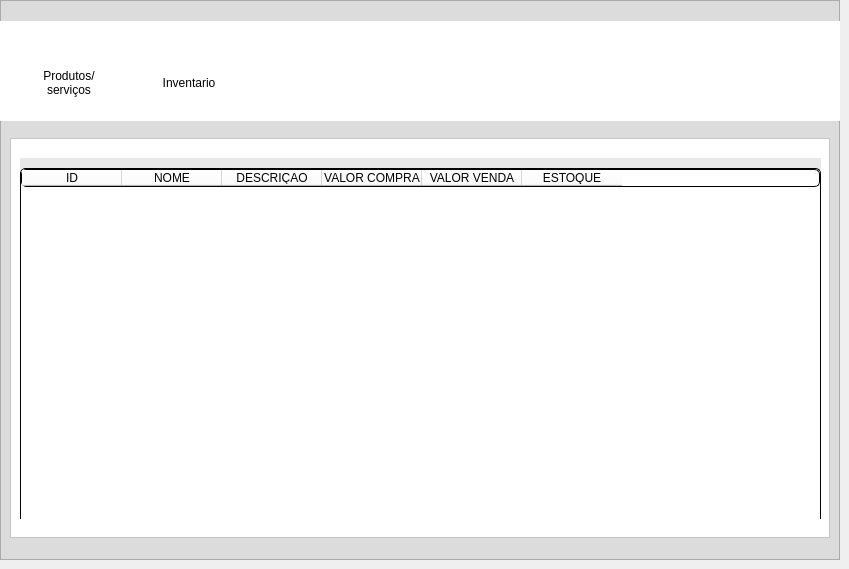
            <widget class="QWidget" name="produtos">
             <attribute name="title">
              <string>Produtos</string>
             </attribute>
             <widget class="QFrame" name="fr_primarioprodutos">
              <property name="geometry">
               <rect>
                <x>0</x>
                <y>0</y>
                <width>840</width>
                <height>560</height>
               </rect>
              </property>
              <property name="minimumSize">
               <size>
                <width>840</width>
                <height>560</height>
               </size>
              </property>
              <property name="maximumSize">
               <size>
                <width>16777215</width>
                <height>560</height>
               </size>
              </property>
              <property name="styleSheet">
               <string notr="true">background-color: rgb(220, 220, 220);</string>
              </property>
              <property name="frameShape">
               <enum>QFrame::StyledPanel</enum>
              </property>
              <property name="frameShadow">
               <enum>QFrame::Raised</enum>
              </property>
              <widget class="QFrame" name="men_interno_produtos">
               <property name="geometry">
                <rect>
                 <x>-1</x>
                 <y>21</y>
                 <width>841</width>
                 <height>100</height>
                </rect>
               </property>
               <property name="maximumSize">
                <size>
                 <width>16777215</width>
                 <height>100</height>
                </size>
               </property>
               <property name="styleSheet">
                <string notr="true">background-color: rgb(255, 255, 255);

border:noborder;</string>
               </property>
               <property name="frameShape">
                <enum>QFrame::StyledPanel</enum>
               </property>
               <property name="frameShadow">
                <enum>QFrame::Raised</enum>
               </property>
               <widget class="QPushButton" name="bt_inventario">
                <property name="geometry">
                 <rect>
                  <x>140</x>
                  <y>0</y>
                  <width>100</width>
                  <height>95</height>
                 </rect>
                </property>
                <property name="minimumSize">
                 <size>
                  <width>100</width>
                  <height>95</height>
                 </size>
                </property>
                <property name="maximumSize">
                 <size>
                  <width>100</width>
                  <height>95</height>
                 </size>
                </property>
                <property name="styleSheet">
                 <string notr="true">background-color: qradialgradient(spread:pad, cx:0.5, cy:0.5, radius:0.5, fx:0.5, fy:0.5, stop:0 rgba(0, 0, 0, 0));
border:noborder;</string>
                </property>
                <property name="text">
                 <string>

Inventario</string>
                </property>
                <property name="icon">
                 <iconset>
                  <normaloff>../Projeto_integrador/Telas/Repono/Produtos/Incones/icon_inventario.png</normaloff>../Projeto_integrador/Telas/Repono/Produtos/Incones/icon_inventario.png</iconset>
                </property>
                <property name="iconSize">
                 <size>
                  <width>35</width>
                  <height>35</height>
                 </size>
                </property>
               </widget>
               <widget class="QPushButton" name="bt_produtos">
                <property name="geometry">
                 <rect>
                  <x>20</x>
                  <y>0</y>
                  <width>100</width>
                  <height>95</height>
                 </rect>
                </property>
                <property name="minimumSize">
                 <size>
                  <width>100</width>
                  <height>95</height>
                 </size>
                </property>
                <property name="maximumSize">
                 <size>
                  <width>100</width>
                  <height>95</height>
                 </size>
                </property>
                <property name="styleSheet">
                 <string notr="true">background-color: qradialgradient(spread:pad, cx:0.5, cy:0.5, radius:0.5, fx:0.5, fy:0.5, stop:0 rgba(0, 0, 0, 0));
border:noborder;</string>
                </property>
                <property name="text">
                 <string>

Produtos/
serviços</string>
                </property>
                <property name="iconSize">
                 <size>
                  <width>35</width>
                  <height>35</height>
                 </size>
                </property>
               </widget>
               <widget class="QLabel" name="icon_produtos">
                <property name="geometry">
                 <rect>
                  <x>40</x>
                  <y>10</y>
                  <width>44</width>
                  <height>44</height>
                 </rect>
                </property>
                <property name="minimumSize">
                 <size>
                  <width>44</width>
                  <height>44</height>
                 </size>
                </property>
                <property name="maximumSize">
                 <size>
                  <width>44</width>
                  <height>44</height>
                 </size>
                </property>
                <property name="styleSheet">
                 <string notr="true">background-color: qradialgradient(spread:pad, cx:0.5, cy:0.5, radius:0.5, fx:0.5, fy:0.5, stop:0 rgba(0, 0, 0, 0));
border:noborder;</string>
                </property>
                <property name="text">
                 <string/>
                </property>
                <property name="pixmap">
                 <pixmap>Produtos/PNG/produtos.png</pixmap>
                </property>
                <property name="scaledContents">
                 <bool>true</bool>
                </property>
               </widget>
               <widget class="QLabel" name="icon_inventario">
                <property name="geometry">
                 <rect>
                  <x>170</x>
                  <y>10</y>
                  <width>44</width>
                  <height>44</height>
                 </rect>
                </property>
                <property name="minimumSize">
                 <size>
                  <width>44</width>
                  <height>44</height>
                 </size>
                </property>
                <property name="maximumSize">
                 <size>
                  <width>44</width>
                  <height>44</height>
                 </size>
                </property>
                <property name="text">
                 <string/>
                </property>
                <property name="pixmap">
                 <pixmap>Produtos/PNG/inventario.png</pixmap>
                </property>
                <property name="scaledContents">
                 <bool>true</bool>
                </property>
               </widget>
               <zorder>icon_inventario</zorder>
               <zorder>bt_inventario</zorder>
               <zorder>icon_produtos</zorder>
               <zorder>bt_produtos</zorder>
              </widget>
              <widget class="QFrame" name="fr_subtelas_produtos">
               <property name="geometry">
                <rect>
                 <x>10</x>
                 <y>138</y>
                 <width>820</width>
                 <height>400</height>
                </rect>
               </property>
               <property name="minimumSize">
                <size>
                 <width>820</width>
                 <height>400</height>
                </size>
               </property>
               <property name="maximumSize">
                <size>
                 <width>820</width>
                 <height>400</height>
                </size>
               </property>
               <property name="styleSheet">
                <string notr="true">background-color: rgb(255, 255, 255);</string>
               </property>
               <property name="frameShape">
                <enum>QFrame::StyledPanel</enum>
               </property>
               <property name="frameShadow">
                <enum>QFrame::Raised</enum>
               </property>
               <widget class="QFrame" name="fr_produtos">
                <property name="geometry">
                 <rect>
                  <x>10</x>
                  <y>20</y>
                  <width>801</width>
                  <height>361</height>
                 </rect>
                </property>
                <property name="styleSheet">
                 <string notr="true">background-color: rgb(232, 232, 232);</string>
                </property>
                <property name="frameShape">
                 <enum>QFrame::StyledPanel</enum>
                </property>
                <property name="frameShadow">
                 <enum>QFrame::Raised</enum>
                </property>
                <widget class="QPushButton" name="bt_cadas_pro">
                 <property name="geometry">
                  <rect>
                   <x>30</x>
                   <y>300</y>
                   <width>100</width>
                   <height>35</height>
                  </rect>
                 </property>
                 <property name="minimumSize">
                  <size>
                   <width>100</width>
                   <height>35</height>
                  </size>
                 </property>
                 <property name="maximumSize">
                  <size>
                   <width>100</width>
                   <height>30</height>
                  </size>
                 </property>
                 <property name="styleSheet">
                  <string notr="true">
QPushButton {
border-style: outset;
border-width: 2px;
border-radius: 15px;
border-color: black;
font: 87 12pt &quot;Segoe UI Black&quot;;
color: rgb(255, 255, 255);
	background-color: rgb(0, 0, 0);
}
QPushButton:pressed {
border-style: outset;
border-width: 2px;
border-radius: 15px;
border-color: white;
font: 87 12pt &quot;Segoe UI Black&quot;;
color: rgb(255, 255, 255);
background-color: rgb(0, 0, 0);


}

</string>
                 </property>
                 <property name="text">
                  <string>Cadastrar</string>
                 </property>
                </widget>
                <widget class="QPushButton" name="bt_consulta_pro">
                 <property name="geometry">
                  <rect>
                   <x>180</x>
                   <y>300</y>
                   <width>100</width>
                   <height>35</height>
                  </rect>
                 </property>
                 <property name="minimumSize">
                  <size>
                   <width>100</width>
                   <height>35</height>
                  </size>
                 </property>
                 <property name="maximumSize">
                  <size>
                   <width>100</width>
                   <height>30</height>
                  </size>
                 </property>
                 <property name="styleSheet">
                  <string notr="true">
QPushButton {
border-style: outset;
border-width: 2px;
border-radius: 15px;
border-color: black;
font: 87 12pt &quot;Segoe UI Black&quot;;
color: rgb(255, 255, 255);
	background-color: rgb(0, 0, 0);
}
QPushButton:pressed {
border-style: outset;
border-width: 2px;
border-radius: 15px;
border-color: white;
font: 87 12pt &quot;Segoe UI Black&quot;;
color: rgb(255, 255, 255);
background-color: rgb(0, 0, 0);


}

</string>
                 </property>
                 <property name="text">
                  <string>Consultar</string>
                 </property>
                </widget>
                <widget class="QPushButton" name="bt_remover_pro">
                 <property name="geometry">
                  <rect>
                   <x>330</x>
                   <y>300</y>
                   <width>100</width>
                   <height>35</height>
                  </rect>
                 </property>
                 <property name="minimumSize">
                  <size>
                   <width>100</width>
                   <height>35</height>
                  </size>
                 </property>
                 <property name="maximumSize">
                  <size>
                   <width>100</width>
                   <height>30</height>
                  </size>
                 </property>
                 <property name="styleSheet">
                  <string notr="true">
QPushButton {
border-style: outset;
border-width: 2px;
border-radius: 15px;
border-color: black;
font: 87 12pt &quot;Segoe UI Black&quot;;
color: rgb(255, 255, 255);
	background-color: rgb(0, 0, 0);
}
QPushButton:pressed {
border-style: outset;
border-width: 2px;
border-radius: 15px;
border-color: white;
font: 87 12pt &quot;Segoe UI Black&quot;;
color: rgb(255, 255, 255);
background-color: rgb(0, 0, 0);


}

</string>
                 </property>
                 <property name="text">
                  <string>Remover</string>
                 </property>
                </widget>
                <widget class="QLabel" name="label_produtos_pro">
                 <property name="geometry">
                  <rect>
                   <x>13</x>
                   <y>161</y>
                   <width>141</width>
                   <height>23</height>
                  </rect>
                 </property>
                 <property name="styleSheet">
                  <string notr="true">font: 81 8pt &quot;Rockwell Extra Bold&quot;;
font: 63 14pt &quot;Open Sans Semibold&quot;;
border:noborder;</string>
                 </property>
                 <property name="text">
                  <string>Produtos</string>
                 </property>
                 <property name="alignment">
                  <set>Qt::AlignCenter</set>
                 </property>
                </widget>
                <widget class="QLineEdit" name="ent_produto_pro">
                 <property name="geometry">
                  <rect>
                   <x>160</x>
                   <y>156</y>
                   <width>200</width>
                   <height>30</height>
                  </rect>
                 </property>
                 <property name="minimumSize">
                  <size>
                   <width>200</width>
                   <height>30</height>
                  </size>
                 </property>
                 <property name="maximumSize">
                  <size>
                   <width>400</width>
                   <height>16777215</height>
                  </size>
                 </property>
                 <property name="styleSheet">
                  <string notr="true">QLineEdit {
border-style: outset;
border-width: 2px;
border-radius: 15px;
border-color: black;
font: 87 12pt &quot;Segoe UI Black&quot;;
	color: rgb(0, 0, 0);
}</string>
                 </property>
                 <property name="alignment">
                  <set>Qt::AlignCenter</set>
                 </property>
                </widget>
                <widget class="QLabel" name="label_quantidade_pro">
                 <property name="geometry">
                  <rect>
                   <x>12</x>
                   <y>240</y>
                   <width>140</width>
                   <height>21</height>
                  </rect>
                 </property>
                 <property name="styleSheet">
                  <string notr="true">font: 81 8pt &quot;Rockwell Extra Bold&quot;;
font: 63 14pt &quot;Open Sans Semibold&quot;;
border:noborder;</string>
                 </property>
                 <property name="text">
                  <string>Quantidade</string>
                 </property>
                 <property name="alignment">
                  <set>Qt::AlignCenter</set>
                 </property>
                </widget>
                <widget class="QLabel" name="label_vlcompra_pro">
                 <property name="geometry">
                  <rect>
                   <x>360</x>
                   <y>80</y>
                   <width>231</width>
                   <height>21</height>
                  </rect>
                 </property>
                 <property name="styleSheet">
                  <string notr="true">font: 81 8pt &quot;Rockwell Extra Bold&quot;;
font: 63 14pt &quot;Open Sans Semibold&quot;;
border:noborder;</string>
                 </property>
                 <property name="text">
                  <string>Valor Da Compra </string>
                 </property>
                 <property name="scaledContents">
                  <bool>false</bool>
                 </property>
                 <property name="alignment">
                  <set>Qt::AlignCenter</set>
                 </property>
                 <property name="indent">
                  <number>-1</number>
                 </property>
                </widget>
                <widget class="QLabel" name="label_vlvenda_pro">
                 <property name="geometry">
                  <rect>
                   <x>368</x>
                   <y>160</y>
                   <width>210</width>
                   <height>21</height>
                  </rect>
                 </property>
                 <property name="font">
                  <font>
                   <family>Open Sans Semibold</family>
                   <pointsize>14</pointsize>
                   <weight>7</weight>
                   <italic>false</italic>
                   <bold>false</bold>
                  </font>
                 </property>
                 <property name="styleSheet">
                  <string notr="true">font: 81 8pt &quot;Rockwell Extra Bold&quot;;
font: 63 14pt &quot;Open Sans Semibold&quot;;
border:noborder;</string>
                 </property>
                 <property name="text">
                  <string>Valor Da Venda</string>
                 </property>
                 <property name="alignment">
                  <set>Qt::AlignCenter</set>
                 </property>
                </widget>
                <widget class="QLabel" name="label_nacimento_pro">
                 <property name="geometry">
                  <rect>
                   <x>360</x>
                   <y>230</y>
                   <width>231</width>
                   <height>41</height>
                  </rect>
                 </property>
                 <property name="styleSheet">
                  <string notr="true">font: 81 8pt &quot;Rockwell Extra Bold&quot;;
font: 63 14pt &quot;Open Sans Semibold&quot;;
border:noborder;</string>
                 </property>
                 <property name="text">
                  <string>Categoria</string>
                 </property>
                 <property name="alignment">
                  <set>Qt::AlignCenter</set>
                 </property>
                </widget>
                <widget class="QLineEdit" name="ent_quantidade_pro">
                 <property name="geometry">
                  <rect>
                   <x>160</x>
                   <y>236</y>
                   <width>200</width>
                   <height>30</height>
                  </rect>
                 </property>
                 <property name="minimumSize">
                  <size>
                   <width>200</width>
                   <height>30</height>
                  </size>
                 </property>
                 <property name="maximumSize">
                  <size>
                   <width>400</width>
                   <height>16777215</height>
                  </size>
                 </property>
                 <property name="styleSheet">
                  <string notr="true">QLineEdit {
border-style: outset;
border-width: 2px;
border-radius: 15px;
border-color: black;
font: 87 12pt &quot;Segoe UI Black&quot;;
	color: rgb(0, 0, 0);
}</string>
                 </property>
                 <property name="alignment">
                  <set>Qt::AlignCenter</set>
                 </property>
                </widget>
                <widget class="QLineEdit" name="ent_vlcompra_pro">
                 <property name="geometry">
                  <rect>
                   <x>580</x>
                   <y>76</y>
                   <width>200</width>
                   <height>30</height>
                  </rect>
                 </property>
                 <property name="minimumSize">
                  <size>
                   <width>200</width>
                   <height>30</height>
                  </size>
                 </property>
                 <property name="maximumSize">
                  <size>
                   <width>400</width>
                   <height>16777215</height>
                  </size>
                 </property>
                 <property name="styleSheet">
                  <string notr="true">QLineEdit {
border-style: outset;
border-width: 2px;
border-radius: 15px;
border-color: black;
font: 87 12pt &quot;Segoe UI Black&quot;;
	color: rgb(0, 0, 0);
}</string>
                 </property>
                 <property name="alignment">
                  <set>Qt::AlignCenter</set>
                 </property>
                </widget>
                <widget class="QLineEdit" name="ent_vlvenda_pro">
                 <property name="geometry">
                  <rect>
                   <x>580</x>
                   <y>156</y>
                   <width>200</width>
                   <height>30</height>
                  </rect>
                 </property>
                 <property name="minimumSize">
                  <size>
                   <width>200</width>
                   <height>30</height>
                  </size>
                 </property>
                 <property name="maximumSize">
                  <size>
                   <width>400</width>
                   <height>16777215</height>
                  </size>
                 </property>
                 <property name="styleSheet">
                  <string notr="true">QLineEdit {
border-style: outset;
border-width: 2px;
border-radius: 15px;
border-color: black;
font: 87 12pt &quot;Segoe UI Black&quot;;
	color: rgb(0, 0, 0);
}</string>
                 </property>
                 <property name="alignment">
                  <set>Qt::AlignCenter</set>
                 </property>
                </widget>
                <widget class="QLineEdit" name="ent_categoria_pro">
                 <property name="geometry">
                  <rect>
                   <x>580</x>
                   <y>236</y>
                   <width>200</width>
                   <height>30</height>
                  </rect>
                 </property>
                 <property name="minimumSize">
                  <size>
                   <width>200</width>
                   <height>30</height>
                  </size>
                 </property>
                 <property name="maximumSize">
                  <size>
                   <width>400</width>
                   <height>16777215</height>
                  </size>
                 </property>
                 <property name="styleSheet">
                  <string notr="true">QLineEdit {
border-style: outset;
border-width: 2px;
border-radius: 15px;
border-color: black;
font: 87 12pt &quot;Segoe UI Black&quot;;
	color: rgb(0, 0, 0);
}</string>
                 </property>
                 <property name="alignment">
                  <set>Qt::AlignCenter</set>
                 </property>
                </widget>
                <widget class="QLabel" name="label_id_pro">
                 <property name="geometry">
                  <rect>
                   <x>30</x>
                   <y>80</y>
                   <width>101</width>
                   <height>21</height>
                  </rect>
                 </property>
                 <property name="styleSheet">
                  <string notr="true">font: 81 8pt &quot;Rockwell Extra Bold&quot;;
font: 63 14pt &quot;Open Sans Semibold&quot;;
border:noborder;</string>
                 </property>
                 <property name="text">
                  <string>Id</string>
                 </property>
                 <property name="alignment">
                  <set>Qt::AlignCenter</set>
                 </property>
                </widget>
                <widget class="QLineEdit" name="ent_id_pro">
                 <property name="geometry">
                  <rect>
                   <x>160</x>
                   <y>76</y>
                   <width>200</width>
                   <height>30</height>
                  </rect>
                 </property>
                 <property name="minimumSize">
                  <size>
                   <width>200</width>
                   <height>30</height>
                  </size>
                 </property>
                 <property name="maximumSize">
                  <size>
                   <width>400</width>
                   <height>16777215</height>
                  </size>
                 </property>
                 <property name="styleSheet">
                  <string notr="true">QLineEdit {
border-style: outset;
border-width: 2px;
border-radius: 15px;
border-color: black;
font: 87 12pt &quot;Segoe UI Black&quot;;
	color: rgb(0, 0, 0);
}</string>
                 </property>
                 <property name="alignment">
                  <set>Qt::AlignCenter</set>
                 </property>
                </widget>
                <widget class="QPushButton" name="bt_atualizar_pro">
                 <property name="geometry">
                  <rect>
                   <x>470</x>
                   <y>300</y>
                   <width>100</width>
                   <height>35</height>
                  </rect>
                 </property>
                 <property name="minimumSize">
                  <size>
                   <width>100</width>
                   <height>35</height>
                  </size>
                 </property>
                 <property name="maximumSize">
                  <size>
                   <width>100</width>
                   <height>30</height>
                  </size>
                 </property>
                 <property name="styleSheet">
                  <string notr="true">
QPushButton {
border-style: outset;
border-width: 2px;
border-radius: 15px;
border-color: black;
font: 87 12pt &quot;Segoe UI Black&quot;;
color: rgb(255, 255, 255);
	background-color: rgb(0, 0, 0);
}
QPushButton:pressed {
border-style: outset;
border-width: 2px;
border-radius: 15px;
border-color: white;
font: 87 12pt &quot;Segoe UI Black&quot;;
color: rgb(255, 255, 255);
background-color: rgb(0, 0, 0);


}

</string>
                 </property>
                 <property name="text">
                  <string>Atualizar</string>
                 </property>
                </widget>
                <widget class="QPushButton" name="bt_limpar_pro">
                 <property name="geometry">
                  <rect>
                   <x>620</x>
                   <y>300</y>
                   <width>150</width>
                   <height>35</height>
                  </rect>
                 </property>
                 <property name="minimumSize">
                  <size>
                   <width>100</width>
                   <height>35</height>
                  </size>
                 </property>
                 <property name="maximumSize">
                  <size>
                   <width>1000</width>
                   <height>30</height>
                  </size>
                 </property>
                 <property name="styleSheet">
                  <string notr="true">
QPushButton {
border-style: outset;
border-width: 2px;
border-radius: 15px;
border-color: black;
font: 87 12pt &quot;Segoe UI Black&quot;;
color: rgb(255, 255, 255);
	background-color: rgb(0, 0, 0);
}
QPushButton:pressed {
border-style: outset;
border-width: 2px;
border-radius: 15px;
border-color: white;
font: 87 12pt &quot;Segoe UI Black&quot;;
color: rgb(255, 255, 255);
background-color: rgb(0, 0, 0);


}

</string>
                 </property>
                 <property name="text">
                  <string>Limpa Campos</string>
                 </property>
                </widget>
               </widget>
               <widget class="QWidget" name="fr_inventario" native="true">
                <property name="geometry">
                 <rect>
                  <x>10</x>
                  <y>20</y>
                  <width>801</width>
                  <height>361</height>
                 </rect>
                </property>
                <property name="styleSheet">
                 <string notr="true">background-color: rgb(232, 232, 232);</string>
                </property>
                <widget class="QTableWidget" name="tab_inventario">
                 <property name="geometry">
                  <rect>
                   <x>0</x>
                   <y>10</y>
                   <width>801</width>
                   <height>361</height>
                  </rect>
                 </property>
                 <property name="styleSheet">
                  <string notr="true">background-color: rgb(255, 255, 255);
font: 12px &quot;Arial&quot;;
border-style: outset;
border-width: 1px;
border-radius: 5px;
border-color: black;</string>
                 </property>
                 <column>
                  <property name="text">
                   <string>ID</string>
                  </property>
                 </column>
                 <column>
                  <property name="text">
                   <string>NOME</string>
                  </property>
                 </column>
                 <column>
                  <property name="text">
                   <string>DESCRIÇÃO</string>
                  </property>
                 </column>
                 <column>
                  <property name="text">
                   <string>VALOR COMPRA</string>
                  </property>
                 </column>
                 <column>
                  <property name="text">
                   <string>VALOR VENDA</string>
                  </property>
                 </column>
                 <column>
                  <property name="text">
                   <string>ESTOQUE</string>
                  </property>
                 </column>
                </widget>
               </widget>
              </widget>
             </widget>
            </widget>
